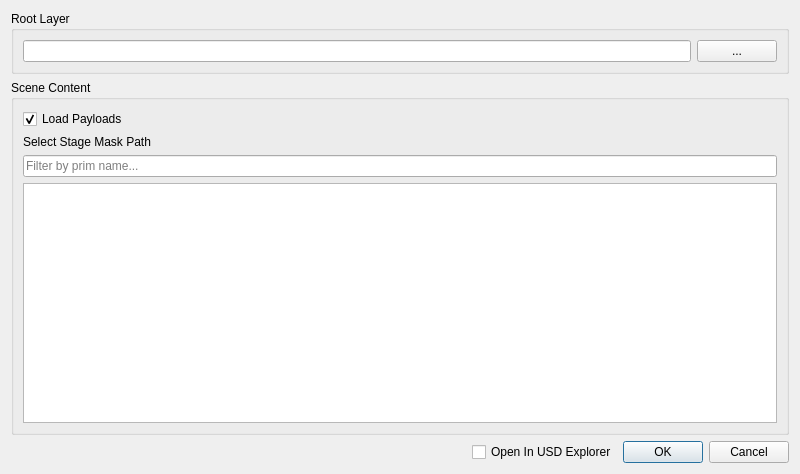
<?xml version="1.0" encoding="UTF-8"?>
<ui version="4.0">
 <class>UsdStageNodePrimSelectionDialog</class>
 <widget class="QDialog" name="UsdStageNodePrimSelectionDialog">
  <property name="geometry">
   <rect>
    <x>0</x>
    <y>0</y>
    <width>800</width>
    <height>474</height>
   </rect>
  </property>
  <property name="windowTitle">
   <string>Create USD Stage from File</string>
  </property>
  <layout class="QGridLayout" name="gridLayout">
   <item row="0" column="0">
    <widget class="QGroupBox" name="groupBox">
     <property name="title">
      <string>Root Layer</string>
     </property>
     <property name="flat">
      <bool>true</bool>
     </property>
     <layout class="QHBoxLayout" name="horizontalLayout_2">
      <item>
       <widget class="QLineEdit" name="RootLayerLineEdit"/>
      </item>
      <item>
       <widget class="QPushButton" name="RootLayerPathButton">
        <property name="text">
         <string>...</string>
        </property>
       </widget>
      </item>
     </layout>
    </widget>
   </item>
   <item row="1" column="0">
    <widget class="QGroupBox" name="SceneContentGroupBox">
     <property name="title">
      <string>Scene Content</string>
     </property>
     <property name="flat">
      <bool>true</bool>
     </property>
     <layout class="QVBoxLayout" name="verticalLayout_6">
      <item>
       <widget class="QCheckBox" name="LoadPayloadsCheckbox">
        <property name="text">
         <string>Load Payloads</string>
        </property>
        <property name="checked">
         <bool>true</bool>
        </property>
       </widget>
      </item>
      <item>
       <widget class="QLabel" name="label">
        <property name="toolTip">
         <string>The prim path used to mask the stage. When set, only that prim and its children are displayed in the stage.</string>
        </property>
        <property name="text">
         <string>Select Stage Mask Path </string>
        </property>
       </widget>
      </item>
      <item>
       <widget class="QSplitter" name="splitter">
        <property name="orientation">
         <enum>Qt::Vertical</enum>
        </property>
        <widget class="QWidget" name="verticalLayoutWidget_2">
         <layout class="QVBoxLayout" name="verticalLayout_5" stretch="0,1">
          <item>
           <widget class="QLineEdit" name="filterLineEdit">
            <property name="inputMask">
             <string/>
            </property>
            <property name="placeholderText">
             <string>Filter by prim name...</string>
            </property>
           </widget>
          </item>
          <item>
           <widget class="QTreeView" name="treeView">
            <property name="editTriggers">
             <set>QAbstractItemView::NoEditTriggers</set>
            </property>
            <property name="uniformRowHeights">
             <bool>true</bool>
            </property>
           </widget>
          </item>
         </layout>
        </widget>
       </widget>
      </item>
     </layout>
    </widget>
   </item>
   <item row="2" column="0">
    <layout class="QHBoxLayout" name="horizontalLayout" stretch="5,0,0">
     <item>
      <spacer name="horizontalSpacer">
       <property name="orientation">
        <enum>Qt::Horizontal</enum>
       </property>
      </spacer>
     </item>
     <item>
      <widget class="QCheckBox" name="OpenInUsdExplorerCheckbox">
       <property name="toolTip">
        <string>If selected, opens the USD Explorer to view the stage's prim hierarchy.</string>
       </property>
       <property name="text">
        <string>Open In USD Explorer</string>
       </property>
      </widget>
     </item>
     <item>
      <widget class="QDialogButtonBox" name="Buttons">
       <property name="standardButtons">
        <set>QDialogButtonBox::Cancel|QDialogButtonBox::Ok</set>
       </property>
      </widget>
     </item>
    </layout>
   </item>
  </layout>
 </widget>
 <resources/>
 <connections>
  <connection>
   <sender>Buttons</sender>
   <signal>accepted()</signal>
   <receiver>UsdStageNodePrimSelectionDialog</receiver>
   <slot>accept()</slot>
  </connection>
  <connection>
   <sender>Buttons</sender>
   <signal>rejected()</signal>
   <receiver>UsdStageNodePrimSelectionDialog</receiver>
   <slot>reject()</slot>
  </connection>
 </connections>
</ui>
